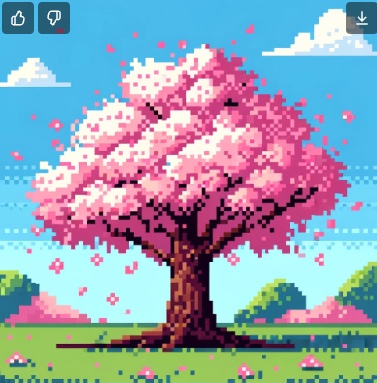
#> input picture imagenes/1.jpg, 377 x 383 px
$ python 'Pixel art refiner.py'
#> lines starting #> are read from the running program, lines starting #| are printed output that depends on the picture
# Pixel art refiner by Hipnos
# V 1.0
# Liberado bajo licencia Creative Commons reconocimiento (by)

from PIL import Image, ImageEnhance, ImageDraw, ImageFilter
import numpy as np
from collections import Counter

# Parámetros
ruta_imagen = "imagenes/1.jpg"
filtrado_previo = False # Si queremos pasar un filtro mediano previo a la imagen original, elimina ruido y algunos detalles. Reduce colores.
eliminacion_ruido = 0 # Número de pasadas del filtro de la mediana al resultado final
factor_contraste = 1.2 # Mejora el contraste de la imagen, útil para discriminar mejor los colores en imagenes complicadas.
distancia_minima_agrupar_colores = 20 # Este parámetro limita el tamaño de la paleta final. Se recomienda elegir un valor entre 20 y 80. Un valor muy bajo puede ralentizar el cálculo, y un valor muy alto puede binarizar la imagen.

imagen = Image.open(ruta_imagen)
#> imagen is the input picture: PIL image 377x383 RGB; mean R, G, B 148, 162.7, 178.5
tamano_imagen_salida = (int(imagen.width/6),int(imagen.height/5))
#> tamano_imagen_salida = (62, 76)

def calcular_distancia_rgb(color1, color2):
    # Calcula la distancia RGB entre dos colores
    r1, g1, b1 = color1
    r2, g2, b2 = color2
    return ((r1 - r2) ** 2 + (g1 - g2) ** 2 + (b1 - b2) ** 2) ** 0.5

def procesar_imagen(imagen):
    # Crea una copia de la imagen original
    imagen_procesada = imagen.copy()

    # Obtiene los píxeles de la imagen procesada
    pixeles = imagen_procesada.load()

    # Crea un diccionario para almacenar los colores
    colores = {}

    # Recorre cada píxel
    for x in range(imagen_procesada.width):
        for y in range(imagen_procesada.height):
            pixel = pixeles[x, y]
            # Compara con los colores existentes en el diccionario
            for color_existente in colores:
                distancia = calcular_distancia_rgb(pixel, color_existente)
                if distancia < distancia_minima_agrupar_colores:
                    # Convierte el pixel al color más cercano
                    pixeles[x, y] = colores[color_existente]
                    break
            else:
                # Si no se encuentra un color cercano, agrega el color al diccionario
                colores[pixel] = pixel
    return imagen_procesada

def contar_colores_unicos(imagen):
    # Convierte la imagen a un arreglo numpy
    arreglo_imagen = np.array(imagen)

    # Obtiene los colores únicos
    colores_unicos = np.unique(arreglo_imagen.reshape(-1, arreglo_imagen.shape[2]), axis=0)

    return len(colores_unicos)

# Ajusta el contraste
imagen = ImageEnhance.Contrast(imagen).enhance(factor_contraste)
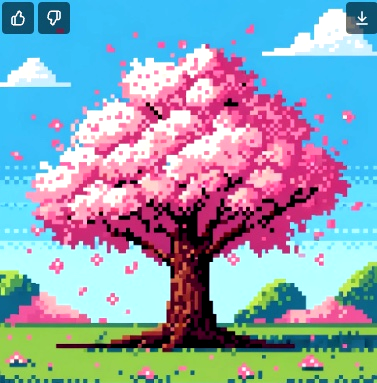
#> imagen: PIL image 377x383 RGB; mean R, G, B 142.9, 161.6, 179.2

# Aplicamos un filtro de la mediana
if filtrado_previo:
    imagen = imagen.filter(ImageFilter.MedianFilter(size=3))

# Simplifica los colores de la imagen
#> (the run stopped early here; a loop or call above may not have finished)
